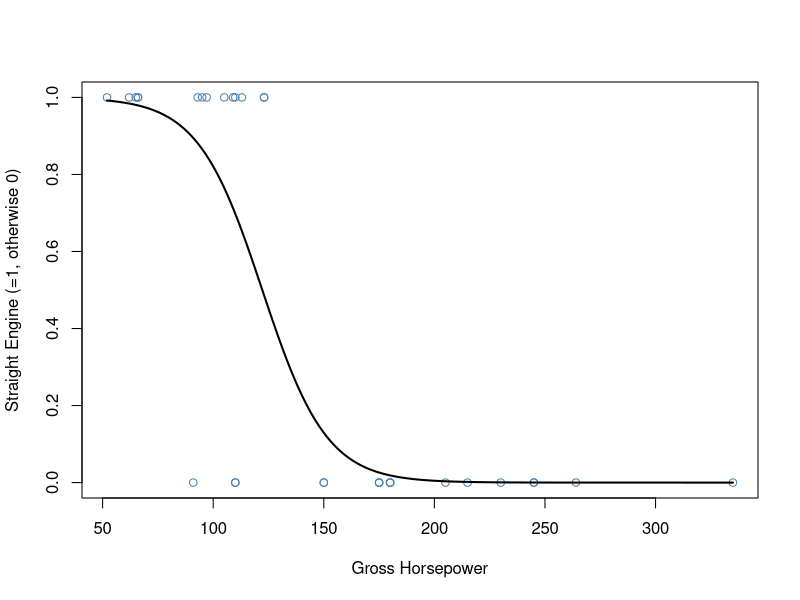

Write the R code that produced this figure.
#fit logistic regression model
model <- glm(vs ~ hp, data=mtcars, family=binomial)

#define new data frame that contains predictor variable
newdata <- data.frame(hp=seq(min(mtcars$hp), max(mtcars$hp),len=500))

#use fitted model to predict values of vs
newdata$vs = predict(model, newdata, type="response")

#plot logistic regression curve
plot(vs ~ hp, data=mtcars, col="steelblue", xlab="Gross Horsepower", ylab="Straight Engine (=1, otherwise 0)")
lines(vs ~ hp, newdata, lwd=2)